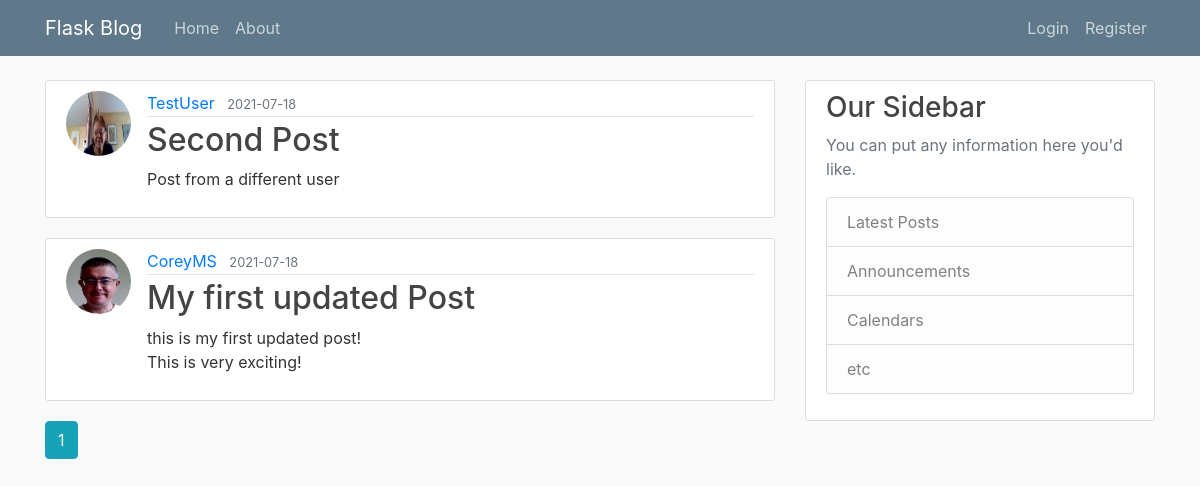
The page /home on the database its author committed.
### flaskblog/models.py (models this page shows, shortened)
class Post(db.Model):
    id = db.Column(db.Integer, primary_key=True)
    title = db.Column(db.String(100),nullable=False)
    date_posted = db.Column(db.DateTime, nullable=False, default=datetime.utcnow)
    content = db.Column(db.Text, nullable=False)
    user_id = db.Column(db.Integer, db.ForeignKey('user.id'), nullable=False)

class User(db.Model, UserMixin):
    id = db.Column(db.Integer, primary_key=True)
    username = db.Column(db.String(20), unique=True, nullable=False)
    email = db.Column(db.String(120), unique=True, nullable=False)
    image_file = db.Column(db.String(20), nullable=False, default='default.jpg')
    password = db.Column(db.String(60), nullable=False)
    posts = db.relationship('Post', backref='author', lazy=True)

### flaskblog/routes.py (the view)
@app.route("/")
@app.route("/home")
def home():
    page = request.args.get('page', 1, type=int)
    posts = Post.query.order_by(Post.date_posted.desc()).paginate(page=page, per_page=5)
    return render_template('home.html', posts=posts)

### flaskblog/templates/home.html (shortened to what this page needs)
{% extends "layout.html" %}
{% block content %}
    {% for post in posts.items %}
        <article class="media content-section">
          <img class="rounded-circle article-img" src="{{ url_for('static', filename='profile_pics/' + post.author.image_file) }}">
          <div class="media-body">
            <div class="article-metadata">
              <a class="mr-2" href="{{ url_for('user_posts', username=post.author.username) }}">{{ post.author.username }}</a>
              <small class="text-muted">{{ post.date_posted.strftime('%Y-%m-%d') }}</small>
            </div>
            <h2><a class="article-title" href="{{ url_for('post', post_id=post.id) }}">{{ post.title }}</a></h2>
            <p class="article-content">{{ post.content }}</p>
          </div>
        </article>
    {% endfor %}
    {% for page_num in posts.iter_pages(left_edge=1, right_edge=1, left_current=1, right_current=2) %}
      {% if page_num %}
        {% if posts.page == page_num %}
          <a class="btn btn-info mb-4" href="{{ url_for('home', page=page_num) }}">{{ page_num }}</a>
        {% else %}
          <a class="btn btn-outline-info mb-4" href="{{ url_for('home', page=page_num) }}">{{ page_num }}</a>
        {% endif %}
      {% endif %}
    {% endfor %}
{% endblock content %}

### flaskblog/templates/layout.html (shortened to what this page needs)
<!DOCTYPE html>
<html>
<head>
    <link rel="stylesheet" href="https://maxcdn.bootstrapcdn.com/bootstrap/4.0.0/css/bootstrap.min.css">
    <link rel="stylesheet" type="text/css" href="{{ url_for('static', filename='main.css') }}">
</head>
<body>
    <header class="site-header">
      <nav class="navbar navbar-expand-md navbar-dark bg-steel fixed-top">
        <div class="container">
          <a class="navbar-brand mr-4" href="{{ url_for('home') }}">Flask Blog</a>
          <div class="collapse navbar-collapse" id="navbarToggle">
            <div class="navbar-nav mr-auto">
              <a class="nav-item nav-link" href="{{ url_for('home') }}">Home</a>
              <a class="nav-item nav-link" href="{{ url_for('about') }}">About</a>
            </div>
            <div class="navbar-nav">
              {% if current_user.is_authenticated %}
                <a class="nav-item nav-link" href="{{ url_for('new_post') }}">New Post</a>
                <a class="nav-item nav-link" href="{{ url_for('account') }}">{{ current_user.username }}</a>
                <a class="nav-item nav-link" href="{{ url_for('logout') }}">Logout</a>
              {% else %}
                <a class="nav-item nav-link" href="{{ url_for('login') }}">Login</a>
                <a class="nav-item nav-link" href="{{ url_for('register') }}">Register</a>
              {% endif %}
            </div>
          </div>
        </div>
      </nav>
    </header>
    <main role="main" class="container">
      <div class="row">
        <div class="col-md-8">
          {% block content %}{% endblock %}
        </div>
        <div class="col-md-4">
          <div class="content-section">
            <h3>Our Sidebar</h3>
            <p class='text-muted'>You can put any information here you'd like.
              <ul class="list-group">
                <li class="list-group-item list-group-item-light">Latest Posts</li>
                <li class="list-group-item list-group-item-light">Announcements</li>
                <li class="list-group-item list-group-item-light">Calendars</li>
                <li class="list-group-item list-group-item-light">etc</li>
              </ul>
            </p>
          </div>
        </div>
      </div>
    </main>
</body>
</html>

### flaskblog/static/main.css (style rules this page uses)
body { background: #fafafa; color: #333333; margin-top: 5rem; }
h1, h2, h3, h4, h5, h6 { color: #444444; }
.bg-steel { background-color: #5f788a; }
.site-header .navbar-nav .nav-link { color: #cbd5db; }
.content-section { background: #ffffff; padding: 10px 20px; border: 1px solid #dddddd; border-radius: 3px; margin-bottom: 20px; }
.article-title { color: #444444; }
.article-content { white-space: pre-line; }
.article-img { height: 65px; width: 65px; margin-right: 16px; }
.article-metadata { padding-bottom: 1px; margin-bottom: 4px; border-bottom: 1px solid #e3e3e3 }

### rows shown on the page
Post: image_file (picture), author.username "TestUser", date_posted "2021-07-18", title "Second Post", content "Post from a different user"
Post: image_file (placeholder picture), author.username "CoreyMS", date_posted "2021-07-18", title "My first updated Post", content "this is my first updated post! This is very exciting!"

### other values the page prints
{{ page_num }} "1"
